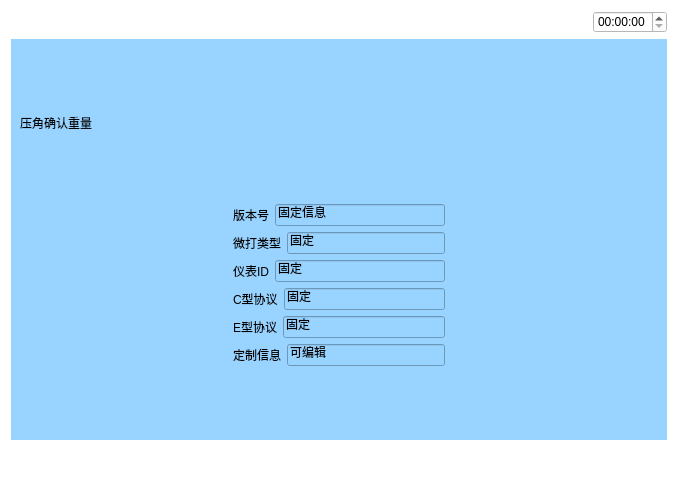
<?xml version="1.0" encoding="UTF-8"?>
<ui version="4.0">
 <class>Yibiaoxinxi</class>
 <widget class="QWidget" name="Yibiaoxinxi">
  <property name="geometry">
   <rect>
    <x>0</x>
    <y>0</y>
    <width>678</width>
    <height>482</height>
   </rect>
  </property>
  <property name="windowTitle">
   <string>Form</string>
  </property>
  <property name="styleSheet">
   <string notr="true">background-color: rgb(255, 255, 255);</string>
  </property>
  <layout class="QVBoxLayout" name="verticalLayout_3" stretch="1,5,1">
   <item>
    <layout class="QHBoxLayout" name="horizontalLayout_5">
     <item>
      <widget class="QPushButton" name="pushButton">
       <property name="text">
        <string/>
       </property>
       <property name="icon">
        <iconset resource="myimages.qrc">
         <normaloff>:/image/images/4g.png</normaloff>:/image/images/4g.png</iconset>
       </property>
       <property name="flat">
        <bool>true</bool>
       </property>
      </widget>
     </item>
     <item>
      <widget class="QPushButton" name="pushButton_2">
       <property name="text">
        <string/>
       </property>
       <property name="icon">
        <iconset resource="myimages.qrc">
         <normaloff>:/image/images/wireless.svg</normaloff>:/image/images/wireless.svg</iconset>
       </property>
       <property name="flat">
        <bool>true</bool>
       </property>
      </widget>
     </item>
     <item>
      <widget class="QPushButton" name="pushButton_3">
       <property name="text">
        <string/>
       </property>
       <property name="icon">
        <iconset resource="myimages.qrc">
         <normaloff>:/image/images/bl.svg</normaloff>:/image/images/bl.svg</iconset>
       </property>
       <property name="flat">
        <bool>true</bool>
       </property>
      </widget>
     </item>
     <item>
      <widget class="QPushButton" name="pushButton_4">
       <property name="text">
        <string/>
       </property>
       <property name="icon">
        <iconset resource="myimages.qrc">
         <normaloff>:/image/images/locate.svg</normaloff>:/image/images/locate.svg</iconset>
       </property>
       <property name="flat">
        <bool>true</bool>
       </property>
      </widget>
     </item>
     <item>
      <spacer name="horizontalSpacer_4">
       <property name="orientation">
        <enum>Qt::Horizontal</enum>
       </property>
       <property name="sizeHint" stdset="0">
        <size>
         <width>40</width>
         <height>20</height>
        </size>
       </property>
      </spacer>
     </item>
     <item>
      <widget class="QTimeEdit" name="timeEdit_2"/>
     </item>
    </layout>
   </item>
   <item>
    <widget class="QWidget" name="widget" native="true">
     <property name="sizePolicy">
      <sizepolicy hsizetype="Preferred" vsizetype="Preferred">
       <horstretch>0</horstretch>
       <verstretch>0</verstretch>
      </sizepolicy>
     </property>
     <property name="contextMenuPolicy">
      <enum>Qt::DefaultContextMenu</enum>
     </property>
     <property name="styleSheet">
      <string notr="true">background-color: rgb(153, 211, 255);</string>
     </property>
     <layout class="QVBoxLayout" name="verticalLayout_2">
      <item>
       <layout class="QHBoxLayout" name="horizontalLayout">
        <item>
         <widget class="QLabel" name="label">
          <property name="text">
           <string>压角确认重量</string>
          </property>
         </widget>
        </item>
        <item>
         <spacer name="horizontalSpacer">
          <property name="orientation">
           <enum>Qt::Horizontal</enum>
          </property>
          <property name="sizeHint" stdset="0">
           <size>
            <width>40</width>
            <height>20</height>
           </size>
          </property>
         </spacer>
        </item>
        <item>
         <layout class="QVBoxLayout" name="verticalLayout"/>
        </item>
       </layout>
      </item>
      <item>
       <layout class="QHBoxLayout" name="horizontalLayout_13">
        <item>
         <spacer name="horizontalSpacer_5">
          <property name="orientation">
           <enum>Qt::Horizontal</enum>
          </property>
          <property name="sizeHint" stdset="0">
           <size>
            <width>40</width>
            <height>20</height>
           </size>
          </property>
         </spacer>
        </item>
        <item>
         <layout class="QVBoxLayout" name="verticalLayout_4">
          <item>
           <layout class="QHBoxLayout" name="horizontalLayout_7">
            <item>
             <widget class="QLabel" name="label_6">
              <property name="text">
               <string>版本号</string>
              </property>
             </widget>
            </item>
            <item>
             <widget class="QLineEdit" name="lineEdit">
              <property name="text">
               <string>固定信息</string>
              </property>
             </widget>
            </item>
           </layout>
          </item>
          <item>
           <layout class="QHBoxLayout" name="horizontalLayout_8">
            <item>
             <widget class="QLabel" name="label_7">
              <property name="text">
               <string>微打类型</string>
              </property>
             </widget>
            </item>
            <item>
             <widget class="QLineEdit" name="lineEdit_3">
              <property name="text">
               <string>固定</string>
              </property>
             </widget>
            </item>
           </layout>
          </item>
          <item>
           <layout class="QHBoxLayout" name="horizontalLayout_9">
            <item>
             <widget class="QLabel" name="label_8">
              <property name="text">
               <string>仪表ID</string>
              </property>
             </widget>
            </item>
            <item>
             <widget class="QLineEdit" name="lineEdit_4">
              <property name="text">
               <string>固定</string>
              </property>
             </widget>
            </item>
           </layout>
          </item>
          <item>
           <layout class="QHBoxLayout" name="horizontalLayout_10">
            <item>
             <widget class="QLabel" name="label_9">
              <property name="text">
               <string>C型协议</string>
              </property>
             </widget>
            </item>
            <item>
             <widget class="QLineEdit" name="lineEdit_5">
              <property name="text">
               <string>固定</string>
              </property>
             </widget>
            </item>
           </layout>
          </item>
          <item>
           <layout class="QHBoxLayout" name="horizontalLayout_11">
            <item>
             <widget class="QLabel" name="label_25">
              <property name="text">
               <string>E型协议</string>
              </property>
             </widget>
            </item>
            <item>
             <widget class="QLineEdit" name="lineEdit_6">
              <property name="text">
               <string>固定</string>
              </property>
             </widget>
            </item>
           </layout>
          </item>
          <item>
           <layout class="QHBoxLayout" name="horizontalLayout_12">
            <item>
             <widget class="QLabel" name="label_26">
              <property name="text">
               <string>定制信息</string>
              </property>
             </widget>
            </item>
            <item>
             <widget class="QLineEdit" name="lineEdit_7">
              <property name="text">
               <string>可编辑</string>
              </property>
             </widget>
            </item>
           </layout>
          </item>
         </layout>
        </item>
        <item>
         <spacer name="horizontalSpacer_10">
          <property name="orientation">
           <enum>Qt::Horizontal</enum>
          </property>
          <property name="sizeHint" stdset="0">
           <size>
            <width>40</width>
            <height>20</height>
           </size>
          </property>
         </spacer>
        </item>
       </layout>
      </item>
     </layout>
    </widget>
   </item>
   <item>
    <layout class="QHBoxLayout" name="horizontalLayout_2">
     <item>
      <widget class="QPushButton" name="returnIndex">
       <property name="font">
        <font>
         <family>AR PL UMing TW MBE</family>
        </font>
       </property>
       <property name="styleSheet">
        <string notr="true">border-image: url(:/image/images/index.svg);</string>
       </property>
       <property name="text">
        <string/>
       </property>
       <property name="icon">
        <iconset resource="myimages.qrc">
         <normaloff>:/image/images/index.svg</normaloff>:/image/images/index.svg</iconset>
       </property>
       <property name="iconSize">
        <size>
         <width>40</width>
         <height>40</height>
        </size>
       </property>
       <property name="flat">
        <bool>true</bool>
       </property>
      </widget>
     </item>
     <item>
      <spacer name="horizontalSpacer_2">
       <property name="orientation">
        <enum>Qt::Horizontal</enum>
       </property>
       <property name="sizeHint" stdset="0">
        <size>
         <width>40</width>
         <height>20</height>
        </size>
       </property>
      </spacer>
     </item>
     <item>
      <spacer name="horizontalSpacer_3">
       <property name="orientation">
        <enum>Qt::Horizontal</enum>
       </property>
       <property name="sizeHint" stdset="0">
        <size>
         <width>40</width>
         <height>20</height>
        </size>
       </property>
      </spacer>
     </item>
     <item>
      <widget class="QPushButton" name="returnPage">
       <property name="text">
        <string/>
       </property>
       <property name="icon">
        <iconset resource="myimages.qrc">
         <normaloff>:/image/images/shangyiye.svg</normaloff>:/image/images/shangyiye.svg</iconset>
       </property>
       <property name="iconSize">
        <size>
         <width>40</width>
         <height>40</height>
        </size>
       </property>
       <property name="flat">
        <bool>true</bool>
       </property>
      </widget>
     </item>
    </layout>
   </item>
  </layout>
 </widget>
 <resources>
  <include location="myimages.qrc"/>
 </resources>
 <connections/>
</ui>
